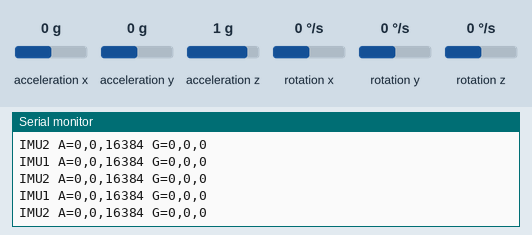
Simulated run of this sketch. Board: Raspberry Pi Pico. Shown: the last lines printed to the serial monitor. Inputs (shaded band) come from the test bench; at power-on: acceleration x 0 g, acceleration y 0 g, acceleration z 1 g, rotation x 0 °/s, rotation y 0 °/s, rotation z 0 °/s.

Above: at 1.2 s.
1.3 s: acceleration x set to -1.4 g
At 1.41 s:
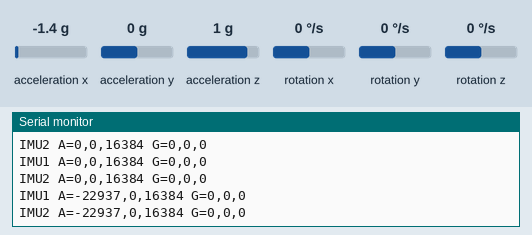
2.8 s: acceleration y set to -1.4 g
At 2.81 s:
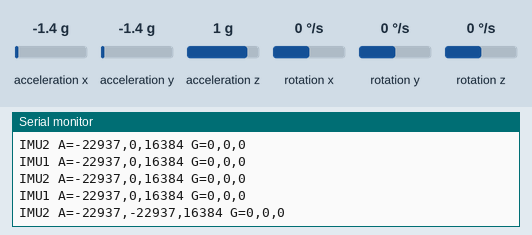
4.3 s: acceleration z set to -1.4 g
At 4.31 s:
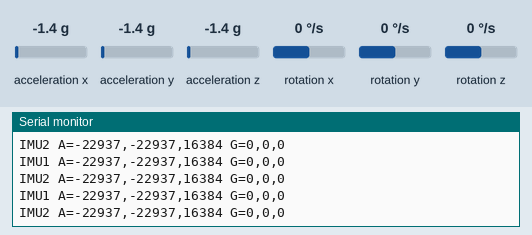
5.8 s: rotation x set to -192 °/s
At 5.82 s:
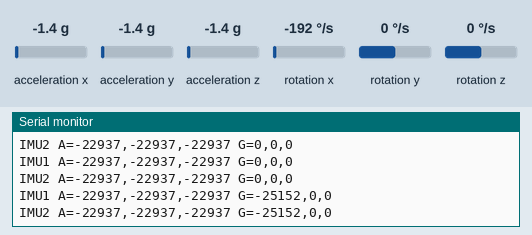
7.3 s: rotation y set to -192 °/s
At 7.33 s:
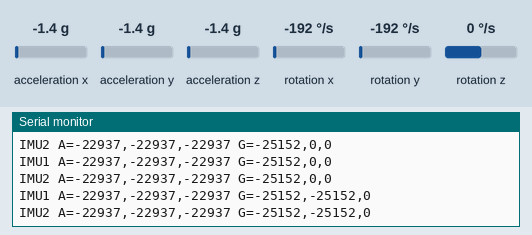

Measured:
- after the input at 1.3 s, the serial monitor: prints a new line after 0.11 s (image 1)
- after the input at 2.8 s, the serial monitor: prints a new line at once (image 2)
- after the input at 5.8 s, the serial monitor: prints a new line at once (image 4)
- after the input at 7.3 s, the serial monitor: prints a new line at once (image 5)

The sketch:

twoIMUs_1.ino
```cpp
#include <Wire.h>
#include "I2Cdev.h"
#include "MPU6050.h"

// Two IMUs on addresses 0x68 (AD0=GND) and 0x69 (AD0=3V3), using Wire (pins 18/19)
MPU6050 mpu1(0x68, &Wire);
MPU6050 mpu2(0x69, &Wire);

void setup() {
  Serial.begin(115200);
  while (!Serial) {}

  // ——— Configure Wire for pins 18 (SDA) / 19 (SCL) ———
  Wire.setSDA(18);
  Wire.setSCL(19);
  Wire.begin();

  // ——— Power: be sure VCC → 3V3, not VIN ———

  // ——— Initialize both IMUs ———
  mpu1.initialize();
  mpu2.initialize();

  // ——— (Optional) configure ranges ———
  mpu1.setFullScaleAccelRange(MPU6050_ACCEL_FS_2);
  mpu1.setFullScaleGyroRange (MPU6050_GYRO_FS_250);
  mpu2.setFullScaleAccelRange(MPU6050_ACCEL_FS_2);
  mpu2.setFullScaleGyroRange (MPU6050_GYRO_FS_250);

  // ——— Sanity check ———
  if (!mpu1.testConnection()) {
    Serial.println("ERROR: MPU6050 #1 (0x68) not responding");
  }
  if (!mpu2.testConnection()) {
    Serial.println("ERROR: MPU6050 #2 (0x69) not responding");
  }
  Serial.println("Dual-IMU on Wire (pins 18/19) ready.");
}

void loop() {
  int16_t ax1, ay1, az1, gx1, gy1, gz1;
  int16_t ax2, ay2, az2, gx2, gy2, gz2;

  // Read both IMUs
  mpu1.getMotion6(&ax1,&ay1,&az1,&gx1,&gy1,&gz1);
  mpu2.getMotion6(&ax2,&ay2,&az2,&gx2,&gy2,&gz2);

  // Print IMU1
  Serial.print("IMU1 A=");
    Serial.print(ax1); Serial.print(','); Serial.print(ay1); Serial.print(','); Serial.print(az1);
  Serial.print(" G=");
    Serial.print(gx1); Serial.print(','); Serial.print(gy1); Serial.print(','); Serial.println(gz1);

  // Print IMU2
  Serial.print("IMU2 A=");
    Serial.print(ax2); Serial.print(','); Serial.print(ay2); Serial.print(','); Serial.print(az2);
  Serial.print(" G=");
    Serial.print(gx2); Serial.print(','); Serial.print(gy2); Serial.print(','); Serial.println(gz2);

  delay(100);  // ~10 Hz
}
```
